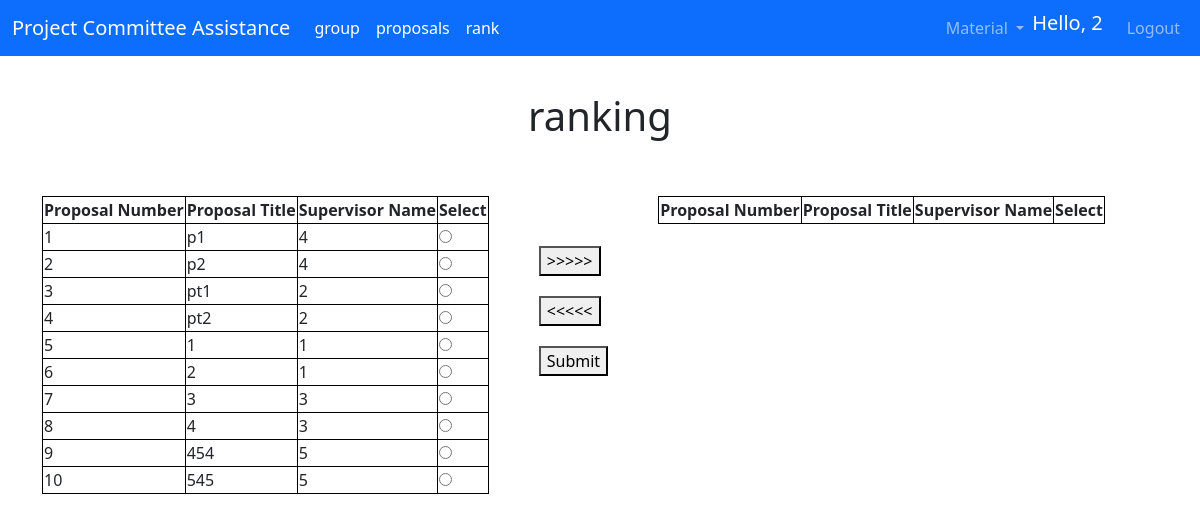
Screenshot of /rank (signed in) with the database file from the repository.
### app/models.py (models this page shows, shortened)
class User(UserMixin,db.Model):
    id = db.Column(db.Integer, primary_key=True)
    username = db.Column(db.String(64), index=True, unique=True, nullable=False)
    email = db.Column(db.String(120), index=True, unique=True, nullable=False)
    password_hash = db.Column(db.String(128), nullable=False)
    admin = db.Column(db.Boolean, default=False)
    faculty = db.Column(db.Boolean, default=False)
    student = db.Column(db.Boolean, default=False)
    leader = db.Column(db.Boolean, default=False)
    sId = db.Column(db.Integer)
    gpa = db.Column(db.Float)
    member = db.Column(db.Integer, db.ForeignKey('group.id'))
    author = db.relationship('Proposal', backref='user', lazy=True)

class Proposal(db.Model):
    id = db.Column(db.Integer, primary_key=True,)
    title = db.Column(db.String(64), index=True, unique=True, nullable=False)
    desc = db.Column(db.String(2064), index=True, nullable=False)
    published = db.Column(db.Boolean, default=False)
    owned = db.Column(db.Boolean, default=False)
    author = db.Column(db.Integer, db.ForeignKey('user.id'))
    holder = db.Column(db.Integer, db.ForeignKey('group.id'))

### app/routes.py (the view, shortened to what this page needs)
@app.route('/rank', methods=['GET', 'POST'])
def rank():
    if current_user.member is None:
        return redirect(url_for('group'))
    if not isinstance(dateRank, str):
        if dateRank < date.today():
                flash('deadline has passed!','danger')
                return redirect(url_for('index'))
    group = Group.query.filter_by(id = current_user.member).first()
    if group.ranked:
        flash('already submitted!','danger')
        return redirect(url_for('index'))
    Session = sessionmaker(bind=db.engine)
    session = Session()
    proposals = session.query(Proposal)
    Fmember = session.query(User)
    Arr1 = []
    for proposal in proposals:
        id = proposal.id
        title = proposal.title
        fid = proposal.author
        for fmember in Fmember:
            if fmember.id == fid:
                fName = fmember.username
        Arr1.append(( id,title,fName))
    return render_template('ranking.html', data=Arr1)

### app/models.py (called while the page is built)
@login.user_loader
def load_user(id):
    return User.query.get(int(id))

### app/templates/ranking.html (shortened to what this page needs)
{% extends "base.html" %}
{% block content %}
<head>
</head>
<body>
    <h1 class="d-flex aligns-items-center justify-content-center header" style= "margin-top: 3%;">ranking</h1>
    <br>
    <br>
    <div class="container">
        <div class="tab">
            <table class ="center" id="table1" border="1" >
                <tr>
                    <th>Proposal Number</th>
                    <th>Proposal Title</th>
                    <th>Supervisor Name</th>
                    <th>Select</th>
                </tr>
                {%for row in data%}
                <tr>
                    {%for cell in row%}
                    <td>{{ cell }}</td>
                    {% endfor %}
                    <td><input type="radio" name="check-tab1"></td>
                </tr>
                {% endfor %}
            </table>
        </div>
        <div class="tab tab-btn">
            <button onclick="tab1_To_tab2();">>>>>></button>
            <button onclick="tab2_To_tab1();"><<<<<</button>
            <button onclick="submit();">Submit</button>
        </div>
        <div class="tab">
            <table class ="center" id="table2" border="1">
                <tr>
                    <th>Proposal Number</th>
                    <th>Proposal Title</th>
                    <th>Supervisor Name</th>
                    <th>Select</th>
                </tr>
            </table>
        </div>
    </div>
</body>
{% endblock %}

### app/templates/base.html (shortened to what this page needs)
<!DOCTYPE html>
<html>
    <head>
        <link href="https://cdn.jsdelivr.net/npm/bootstrap@5.3.0-alpha1/dist/css/bootstrap.min.css" rel="stylesheet">
    </head>
    <body>
        <nav class="navbar navbar-expand-lg navbar-dark bg-primary">
            <div class="container-fluid">
              <a class="navbar-brand" href="{{ url_for('index') }}">Project Committee Assistance</a>
              <div class="collapse navbar-collapse" id="navbarSupportedContent">
                <ul class="navbar-nav me-auto my-2 my-lg-0 ">
                  {% if current_user.student %}
                  <li class="nav-item">
                      <a class="nav-link active" href="{{ url_for('group') }}">group</a>
                  </li>
                  <li class="nav-item">
                    <a class="nav-link active" href="{{ url_for('viewProposal') }}">proposals</a>
                  </li>
                  {% endif %}
                  {% if current_user.leader %}
                  <li class="nav-item">
                    <a class="nav-link active" href="{{ url_for('rank') }}">rank</a>
                  </li>
                  {% endif %}
                </ul>
                <ul class="navbar-nav ms-auto mb-2 mb-lg-0">
                  <li class="nav-item dropdown">
                    <a class="nav-link dropdown-toggle" href="#" role="button" data-bs-toggle="dropdown" aria-expanded="false">
                      Material
                    </a>
                  </li>
                  {% if current_user.is_anonymous %}
                  <li class="nav-item">
                    <a class="nav-link" href="{{ url_for('loginChoice') }}" >Login</a>
                  </li>
                  <li class="nav-item">
                    <a class="nav-link" href="{{ url_for('registerChoice') }}" >Register</a>
                  </li>
                  {% else %}
                  <li class="nav-item">
                    <span class="navbar-brand">Hello, {{current_user.username}}</span>
                  </li>
                  <li class="nav-item">
                    <a class="nav-link" href="{{ url_for('logout') }}" >Logout</a>
                  </li>
                {% endif %}
                </ul>
              </div>
            </div>
          </nav>
        {% block content %}{% endblock %}
    </body>
</html>

### app/templates/ranking.html (style rules this page uses)
table, th, td { border: 1px solid black; border-collapse: collapse; }
table.center { margin-left: auto; margin-right: auto; }
.container { overflow: hidden }
.tab { float: left }
.tab-btn { margin: 50px; }
button { display:block;margin-bottom: 20px; }
tr { transition:all .25s ease-in-out }

### rows the page displays
User: username "2"
Proposal: row "1" "4", title "p1"
Proposal: row "2" "4", title "p2"
Proposal: row "3" "2", title "pt1"
Proposal: row "4" "2", title "pt2"
Proposal: row "9" "5", title "454"
Proposal: row "10" "5", title "545"

### other values shown
{{ cell }} "5" "1" "1" "6" "2" "1" "7" "3" "3" "8" "4" "3"
